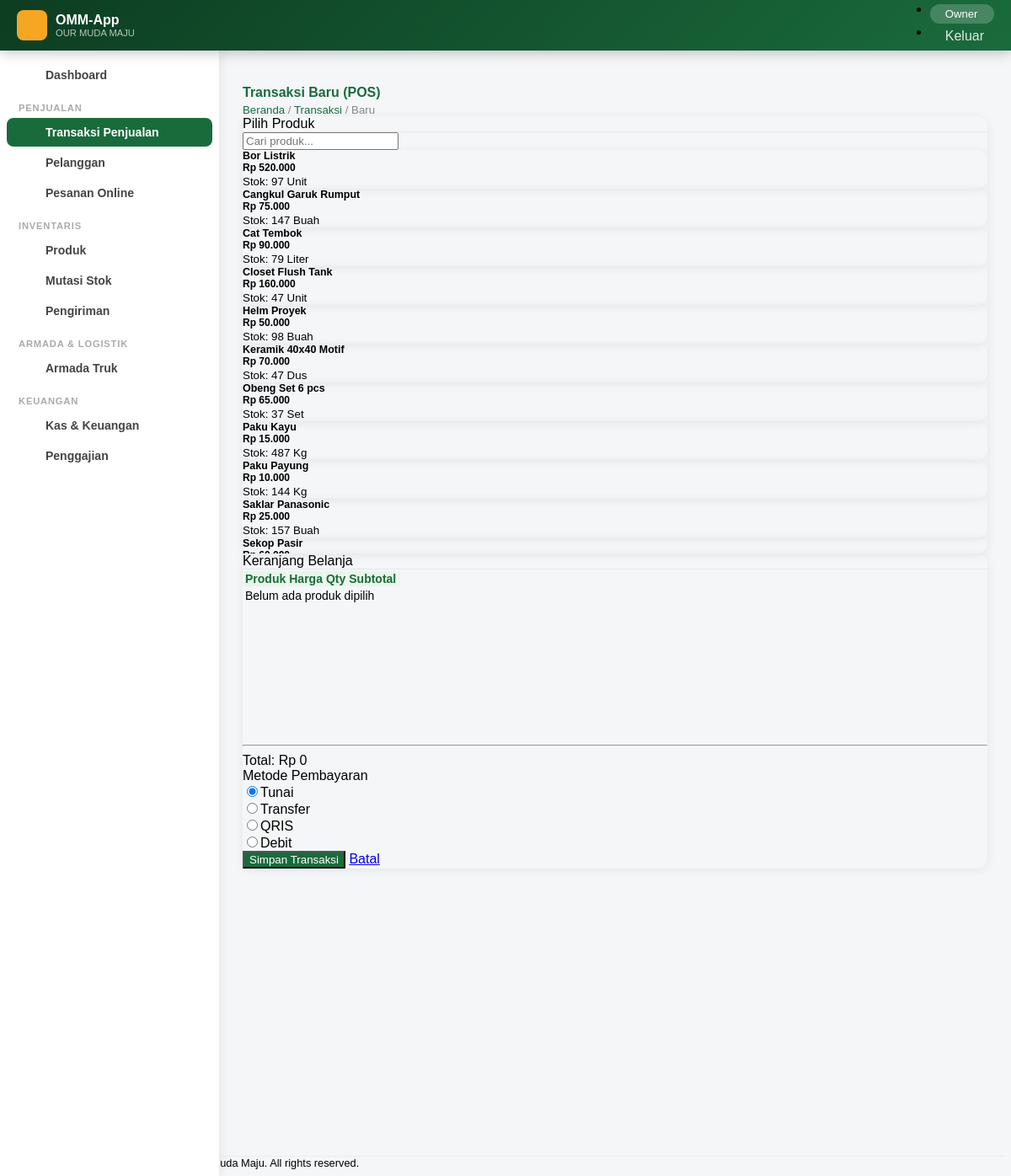
/transaksi-tambah.php (signed in), run on the app's committed database.
### tables this page shows
CREATE TABLE `produk` (
  `id_produk` int NOT NULL AUTO_INCREMENT,
  `nama_produk` varchar(100) NOT NULL,
  `kategori` varchar(50) NOT NULL,
  `satuan` varchar(20) NOT NULL,
  `harga_beli` decimal(12,2) NOT NULL,
  `harga_jual` decimal(12,2) NOT NULL,
  `barcode` varchar(50) NOT NULL,
  `created_at` timestamp NULL DEFAULT CURRENT_TIMESTAMP,
  `foto` varchar(255) DEFAULT NULL COMMENT 'Foto Produk',
  PRIMARY KEY (`id_produk`)
);

### koneksi.php (called while the page is built, shortened)
<?php
class Koneksi {
    private $db_host = 'localhost',
            $db_user = 'root',
            $db_pass = 'kristin',
            $db_name = 'db_toko_bangunan';
    function __construct() {
        try {
            $this->db = new PDO(
                "mysql:host=$this->db_host;dbname=$this->db_name;charset=utf8",
                $this->db_user,
                $this->db_pass,
                [PDO::ATTR_ERRMODE => PDO::ERRMODE_EXCEPTION]
            );
        } catch (PDOException $e) {
            die('<div class="alert alert-danger m-3">Koneksi database gagal: ' . $e->getMessage() . '</div>');
        }
    }
}
?>

### Dml.php (called while the page is built, shortened)
<?php
include_once "koneksi.php";
class Dml extends Koneksi {
    public function query($sql, $params = [])
    {
        $q = $this->db->prepare($sql);
        $q->execute($params);
        return $q->fetchAll(PDO::FETCH_ASSOC);
    }
}
?>

### fungsi.php (called while the page is built, shortened)
<?php
function rupiah($angka)
{
    return 'Rp ' . number_format($angka, 0, ',', '.');
}

### transaksi-tambah.php (the view, shortened to what this page needs)
<?php
include "fungsi.php";
include "Dml.php";
$db = new Dml();
$produk_list = $db->query("SELECT p.id_produk, p.nama_produk, p.harga_jual, p.satuan, COALESCE(SUM(CASE WHEN sm.jenis='masuk' THEN sm.jumlah WHEN sm.jenis='keluar' THEN -sm.jumlah END),0) as stok FROM produk p LEFT JOIN stok_mutasi sm ON p.id_produk=sm.id_produk GROUP BY p.id_produk HAVING stok > 0 ORDER BY p.nama_produk");
include "header.php";
?>
<main id="main">
<div class="mb-4">
    <h4 class="page-title mb-0"><i class="bi bi-cart-plus me-2"></i>Transaksi Baru (POS)</h4>
    <div class="page-breadcrumb"><a href="beranda.php">Beranda</a> / <a href="transaksi.php">Transaksi</a> / Baru</div>
</div>
<div class="row g-3">
<div class="col-lg-5">
    <div class="card">
        <div class="card-header bg-white py-3"><span class="fw-bold"><i class="bi bi-box-seam me-2 text-primary"></i>Pilih Produk</span></div>
        <div class="card-body" style="max-height:500px;overflow-y:auto;">
            <input type="text" id="cariProduk" class="form-control form-control-sm mb-3" placeholder="Cari produk...">
            <div id="produkGrid" class="row g-2">
                <?php foreach ($produk_list as $p): ?>
                <div class="col-6 produk-item" data-nama="<?php echo strtolower($p['nama_produk']); ?>">
                    <div class="card border" onclick="tambahItem(<?php echo $p['id_produk']; ?>,'<?php echo addslashes($p['nama_produk']); ?>',<?php echo $p['harga_jual']; ?>,'<?php echo $p['satuan']; ?>')" style="cursor:pointer;transition:0.2s;" onmouseover="this.style.borderColor='#1a6b3c'" onmouseout="this.style.borderColor=''">
                        <div class="card-body p-2 text-center">
                            <div style="font-size:0.78rem;font-weight:600;"><?php echo htmlspecialchars($p['nama_produk']); ?></div>
                            <div class="text-success" style="font-size:0.75rem;font-weight:700;"><?php echo rupiah($p['harga_jual']); ?></div>
                            <small class="text-muted">Stok: <?php echo $p['stok']; ?> <?php echo $p['satuan']; ?></small>
                        </div>
                    </div>
                </div>
                <?php endforeach; ?>
            </div>
        </div>
    </div>
</div>
<div class="col-lg-7">
    <div class="card">
        <div class="card-header bg-white py-3">
            <span class="fw-bold"><i class="bi bi-cart3 me-2 text-success"></i>Keranjang Belanja</span>
        </div>
        <div class="card-body">
            <form method="post" id="formTransaksi">
                <div class="table-responsive mb-3" style="min-height:200px;">
                    <table class="table table-sm mb-0" id="tblCart">
                        <thead><tr><th>Produk</th><th>Harga</th><th>Qty</th><th>Subtotal</th><th></th></tr></thead>
                        <tbody id="cartBody">
                            <tr id="emptyRow"><td colspan="5" class="text-center text-muted py-4">Belum ada produk dipilih</td></tr>
                        </tbody>
                    </table>
                </div>
                <hr>
                <div class="d-flex justify-content-between align-items-center mb-3">
                    <span class="fw-bold fs-5">Total:</span>
                    <span class="fw-bold fs-4 text-success" id="totalDisplay">Rp 0</span>
                </div>
                <div class="mb-3">
                    <label class="form-label fw-semibold">Metode Pembayaran</label>
                    <div class="d-flex gap-3 flex-wrap">
                        <div class="form-check"><input class="form-check-input" type="radio" name="metode_pembayaran" value="Tunai" checked required><label class="form-check-label fw-semibold text-success"><i class="bi bi-cash me-1"></i>Tunai</label></div>
                        <div class="form-check"><input class="form-check-input" type="radio" name="metode_pembayaran" value="Transfer"><label class="form-check-label fw-semibold text-info"><i class="bi bi-bank me-1"></i>Transfer</label></div>
                        <div class="form-check"><input class="form-check-input" type="radio" name="metode_pembayaran" value="QRIS"><label class="form-check-label fw-semibold text-warning"><i class="bi bi-qr-code me-1"></i>QRIS</label></div>
                        <div class="form-check"><input class="form-check-input" type="radio" name="metode_pembayaran" value="Debit"><label class="form-check-label fw-semibold text-primary"><i class="bi bi-credit-card me-1"></i>Debit</label></div>
                    </div>
                </div>
                <div class="d-flex gap-2">
                    <button type="button" onclick="submitTransaksi()" class="btn btn-btj btn-lg flex-fill"><i class="bi bi-check-circle me-2"></i>Simpan Transaksi</button>
                    <a href="transaksi.php" class="btn btn-outline-secondary">Batal</a>
                </div>
            </form>
        </div>
    </div>
</div>
</div>
</main>
<?php include "footer.php"; ?>

### assets/css/main.css (style rules this page uses)
:root { --btj-primary: #1a6b3c; --btj-secondary: #f5a623; --btj-accent: #e8f5e9; --btj-dark: #0d3d22; --btj-sidebar-w: 260px; }
body { font-family: 'Nunito', sans-serif; background: #f4f6f8; }
#main { margin-left: var(--btj-sidebar-w); margin-top: 60px; padding: 20px; transition: all 0.3s; min-height: calc(100vh - 60px); }
.card { border: none; border-radius: 12px; box-shadow: 0 2px 12px rgba(0,0,0,0.07); }
.card-header { border-radius: 12px 12px 0 0 !important; border-bottom: 1px solid rgba(0,0,0,0.06); }
.table { font-size: 0.875rem; }
.table thead th { background: var(--btj-accent); color: var(--btj-primary); font-weight: 700; border: none; }
.btn-btj { background: var(--btj-primary); color: #fff; }
.page-title { font-family: 'Poppins', sans-serif; font-weight: 700; color: var(--btj-primary); margin-bottom: 4px; }
.page-breadcrumb { color: #888; font-size: 0.83rem; }
.page-breadcrumb a { color: var(--btj-primary); text-decoration: none; }

### data on the page
produk: nama_produk "Bor Listrik", harga_jual "Rp 520.000", stok "97", satuan "Unit"
produk: nama_produk "Cangkul Garuk Rumput", harga_jual "Rp 75.000", stok "147", satuan "Buah"
produk: nama_produk "Cat Tembok", harga_jual "Rp 90.000", stok "79", satuan "Liter"
produk: nama_produk "Closet Flush Tank", harga_jual "Rp 160.000", stok "47", satuan "Unit"
produk: nama_produk "Helm Proyek", harga_jual "Rp 50.000", stok "98", satuan "Buah"
produk: nama_produk "Keramik 40x40 Motif", harga_jual "Rp 70.000", stok "47", satuan "Dus"
produk: nama_produk "Obeng Set 6 pcs", harga_jual "Rp 65.000", stok "37", satuan "Set"
produk: nama_produk "Paku Kayu", harga_jual "Rp 15.000", stok "487", satuan "Kg"
produk: nama_produk "Paku Payung", harga_jual "Rp 10.000", stok "144", satuan "Kg"
produk: nama_produk "Saklar Panasonic", harga_jual "Rp 25.000", stok "157", satuan "Buah"
produk: nama_produk "Sekop Pasir"

### other printed values
$_SESSION['nama_role'] "Owner"
